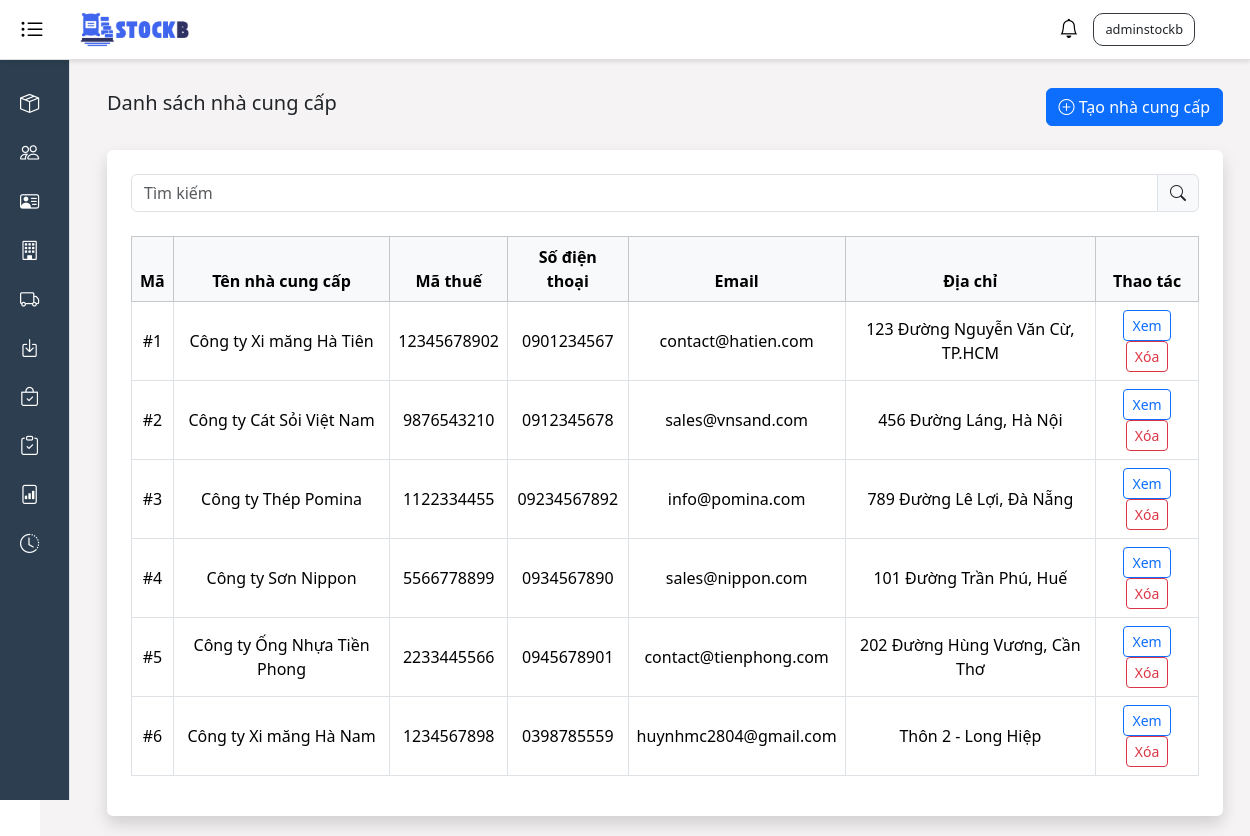
Page /supplier (signed in) on the committed database.
### stockb/models.py (models this page shows, shortened)
class Supplier(models.Model):
    supplier_name = models.CharField(max_length=100)
    tax_code = models.CharField(max_length=50)
    address = models.TextField()
    phone = models.CharField(max_length=20)
    email = models.EmailField()
    notes = models.TextField(blank=True, null=True)
    created_at = models.DateTimeField(auto_now_add=True)
    updated_at = models.DateTimeField(auto_now=True)

### stockb/views/supplier_views.py (the view)
# urls.py: path('supplier', supplier_views.supplier_list_view, name='supplier_list'),
@login_required
def supplier_list_view(request):
    suppliers = Supplier.objects.all()
    context = {
        "title": "Danh sách nhà cung cấp",
        "suppliers": suppliers,
    }
    return render(request, 'supplier/supplier_list.html', context)

### stockb/context_processors.py (called while the page is built)
def notifications(request):
    return {
        'notifications': Notification.objects.all()[:50]
    }

### stockb/templates/supplier/supplier_list.html (shortened to what this page needs)
{% extends 'base.html' %}
{% block content %}
    <div class="d-flex justify-content-between align-items-center mb-4">
        <h5>Danh sách nhà cung cấp</h5>
        <a href="{% url 'supplier_create' %}" class="btn btn-primary">
            <i class="bi bi-plus-circle"></i>
            Tạo nhà cung cấp
        </a>
    </div>
    <div class="container bg-white p-4 rounded shadow">
        <div class="input-group mb-4">
            <input type="text" class="form-control" placeholder="Tìm kiếm">
            <span class="input-group-text"><i class="bi bi-search"></i></span>
        </div>
        <div class="table-responsive">
            <table class="table table-bordered align-middle text-center">
                <thead class="table-light">
                    <tr>
                        <th scope="col">Mã</th>
                        <th scope="col">Tên nhà cung cấp</th>
                        <th scope="col">Mã thuế</th>
                        <th scope="col">Số điện thoại</th>
                        <th scope="col">Email</th>
                        <th scope="col">Địa chỉ</th>
                        <th scope="col">Thao tác</th>
                    </tr>
                </thead>
                <tbody>
                    {% for supplier in suppliers %}
                        <tr>
                            <td>#{{ supplier.id }}</td>
                            <td>{{ supplier.supplier_name }}</td>
                            <td>{{ supplier.tax_code }}</td>
                            <td>{{ supplier.phone }}</td>
                            <td>{{ supplier.email }}</td>
                            <td>{{ supplier.address }}</td>
                            <td>
                                <a href="{% url 'supplier_update' supplier.id %}" class="btn btn-sm btn-outline-primary">Xem</a>
                                <a href="{% url 'supplier_delete' supplier.id %}" class="btn btn-sm btn-outline-danger">Xóa</a>
                            </td>
                        </tr>
                    {% empty %}
                        <tr>
                            <td colspan="8">Không có nhà cung cấp nào.</td>
                        </tr>
                    {% endfor %}
                </tbody>
            </table>
        </div>
    </div>
{% endblock %}

### templates/base.html (shortened to what this page needs)
<!DOCTYPE html>
<html lang="vi">
{% load static %}
<head>
    <link href="https://cdn.jsdelivr.net/npm/bootstrap@5.3.3/dist/css/bootstrap.min.css" rel="stylesheet">
    <link rel="stylesheet" href="https://cdnjs.cloudflare.com/ajax/libs/bootstrap-icons/1.11.3/font/bootstrap-icons.min.css">
    <link rel="stylesheet" href="https://cdnjs.cloudflare.com/ajax/libs/toastr.js/latest/toastr.min.css">
    <link rel="stylesheet" href="{% static 'styles.css' %}">
</head>
<body>
    <div class="header">
        <div class="left-container">
            <button class="hamburger active" id="toggleSidebar" aria-label="Toggle sidebar">
                <i class="bi bi-list-ul"></i>
            </button>
            <img src="{% static 'images/stockb-logo.png' %}" alt="StockB Logo" />
        </div>
        <div class="d-flex align-items-center">
            {% if user.is_authenticated %}
                <div class="dropdown">
                    <button class="notification-btn" id="notificationDropdown" data-bs-toggle="dropdown" aria-expanded="false" aria-label="Thông báo">
                        <i class="bi bi-bell"></i>
                    </button>
                </div>
                <div class="dropdown name-user">
                    <button class="dropdown-toggle text-dark bg-transparent border-0" id="dropdownMenuButton1"
                        data-bs-toggle="dropdown" aria-expanded="false">
                        {{ user.username }}
                    </button>
                </div>
            {% else %}
                <div class="name-user">
                    <a class="bg-transparent text-dark border-0 text-decoration-none" href="{% url 'login' %}">Đăng nhập</a>
                </div>
            {% endif %}
        </div>
    </div>
    <div class="sidebar sidebar-collapsed active" id="sidebar">
        <a href="#" data-bs-toggle="collapse" data-bs-target="#sanphamSubmenu" aria-expanded="false">
            <i class="bi bi-box-seam"></i><span class="menu-text">Sản phẩm</span>
        </a>
        <a href="/customers"><i class="bi bi-people"></i><span class="menu-text">Khách hàng</span> </a>
        <a href="/supplier"><i class="bi bi-person-vcard"></i><span class="menu-text">Nhà cung cấp</span> </a>
        <a href="/units"><i class="bi bi-building"></i><span class="menu-text">Đơn vị</span></a>
        <a href="/stock-out"><i class="bi bi-truck"></i><span class="menu-text">Xuất kho</span></a>
        <a href="/stock-in"><i class="bi bi-box-arrow-in-down"></i><span class="menu-text">Nhập kho</span></a>
        <a href="#" data-bs-toggle="collapse" data-bs-target="#kiemkeSubmenu" aria-expanded="false">
            <i class="bi bi-bag-check"></i></i><span class="menu-text">Kiểm tra sản phẩm</span>
        </a>
        <a href="/inventory-check"><i class="bi bi-clipboard-check"></i><span class="menu-text">Kiểm kê</span></a>
        <a href="/report"><i class="bi bi-file-bar-graph"></i><span class="menu-text">Báo cáo</span></a>
        <a href="/activity-log"><i class="bi bi-clock-history"></i><span class="menu-text">Lịch sử hoạt động</span></a>
    </div>
    <div class="main-content expanded">
        <div class="container mt-5">
            {% block content %}{% endblock %}
        </div>
    </div>
</body>
</html>

### static/styles.css (style rules this page uses)
body { overflow-x: hidden; }
.header { height: 60px; width: 100%; background-color: #ffffff; border-bottom: 1px solid #e0e0e0; padding: 10px 20px; display: flex; align-items: center; justify-content: space-between; box-shadow: 0 2px 4px rgba(0, 0, 0, 0.1); position: fixed; top: 0; left: 0; z-index: 1000; }
.header .left-container { display: flex; align-items: center; }
.header .name-user { border: #343a40 solid 1px; padding: 5px; border-radius: 10px; font-size: 80%; margin-right: 35px; font-weight: 600; }
.header img { width: 120px; height: 40px; object-fit: cover; margin-left: 30px; }
.notification-btn { position: relative; margin-right: 15px; background: none; border: none; padding: 0; }
.notification-btn .bi-bell { font-size: 1.2rem; }
.name-user .dropdown-toggle::after { display: none; }
.sidebar { width: 250px; background-color: #2c3e50; color: #ffffff; height: calc(100vh - 60px); position: fixed; top: 60px; left: 0; padding-top: 20px; overflow-y: auto; border-right: 1px solid #dee2e6; }
.sidebar.sidebar-collapsed { width: 70px; }
.sidebar a { color: #ffffff; text-decoration: none; display: flex; align-items: center; padding: 10px 20px; font-weight: 500; }
.sidebar.sidebar-collapsed a { justify-content: center; }
.sidebar i { margin-right: 10px; font-size: 1.2rem; min-width: 20px; text-align: center; }
.main-content { margin-left: 250px; margin-top: 20px; padding: 20px; background: #F5F3F3; min-height: 100vh ; width: calc(100% - 250px); transition: margin-left 0.0s; }
.main-content.expanded { margin-left: 5vh; width: 100%; }
.hamburger { font-size: 1.5rem; background: none; border: none; cursor: pointer; padding: var(--spacing-sm); border-radius: var(--border-radius); }
.hamburger i { line-height: 1; color: #DC3545; }
.hamburger.active i { color: #000000; }

### rows in the picture
Supplier: id "1", supplier_name "Công ty Xi măng Hà Tiên", tax_code "12345678902", phone "0901234567", email "contact@hatien.com", address "123 Đường Nguyễn Văn Cừ, TP.HCM"
Supplier: id "2", supplier_name "Công ty Cát Sỏi Việt Nam", tax_code "9876543210", phone "0912345678", email "sales@vnsand.com", address "456 Đường Láng, Hà Nội"
Supplier: id "3", supplier_name "Công ty Thép Pomina", tax_code "1122334455", phone "09234567892", email "info@pomina.com", address "789 Đường Lê Lợi, Đà Nẵng"
Supplier: id "4", supplier_name "Công ty Sơn Nippon", tax_code "5566778899", phone "0934567890", email "sales@nippon.com", address "101 Đường Trần Phú, Huế"
Supplier: id "5", supplier_name "Công ty Ống Nhựa Tiền Phong", tax_code "2233445566", phone "0945678901", email "contact@tienphong.com", address "202 Đường Hùng Vương, Cần Thơ"
Supplier: id "6", supplier_name "Công ty Xi măng Hà Nam", tax_code "1234567898", phone "0398785559", email "huynhmc2804@gmail.com", address "Thôn 2 - Long Hiệp"

### other values in the picture
{{ user.username }} "adminstockb"
